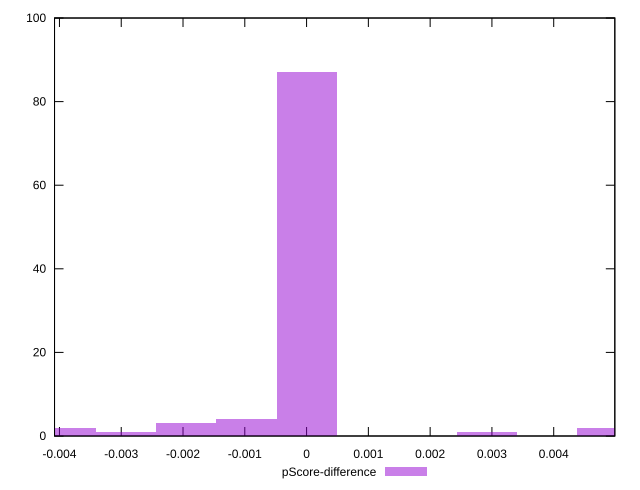

Reproduce this figure in gnuplot.
reset

$pScoreDifference <<EOF
-0.003892387471438268 2
0.004865484339297835 2
0 87
-0.001946193735719134 3
-0.000973096867859567 4
-0.002919290603578701 1
0.002919290603578701 1
EOF

set key outside below
set boxwidth 0.000973096867859567
set xrange [-0.004079599673449952:0.004989185585141609]
set yrange [0:100]
set trange [0:100]
set style fill transparent solid 0.5 noborder
set terminal svg size 640, 490 enhanced background rgb 'white'
set output "report/report_00029_2021-02-24T13-36-40.390Z/bootup-time/samples/agenda/pScore-difference/histogram.svg"

plot $pScoreDifference title "pScore-difference" with boxes

reset
